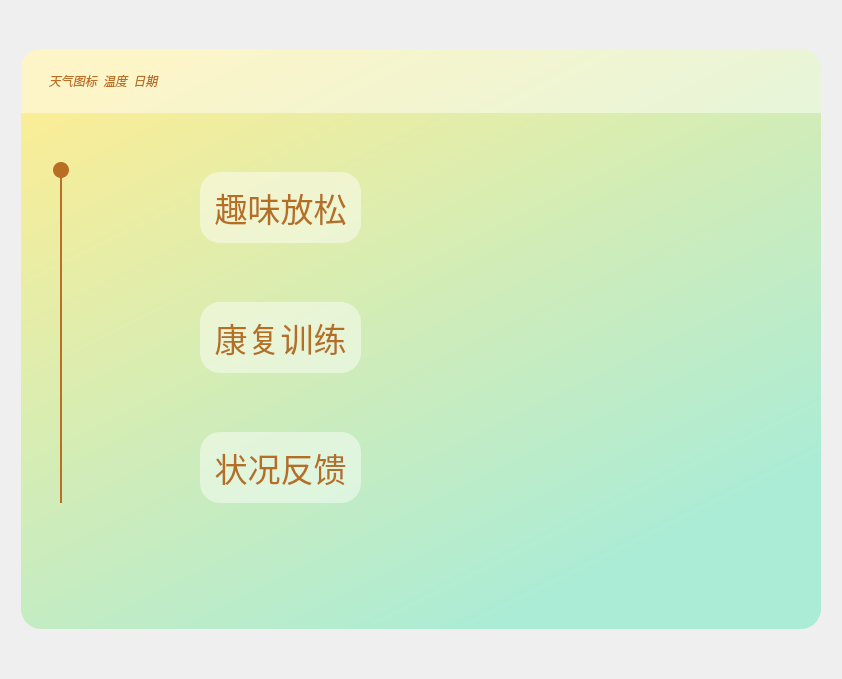
<?xml version="1.0" encoding="UTF-8"?>
<ui version="4.0">
 <class>MainWindow</class>
 <widget class="QMainWindow" name="MainWindow">
  <property name="geometry">
   <rect>
    <x>0</x>
    <y>0</y>
    <width>842</width>
    <height>679</height>
   </rect>
  </property>
  <property name="windowTitle">
   <string>MainWindow</string>
  </property>
  <widget class="QWidget" name="centralwidget">
   <property name="minimumSize">
    <size>
     <width>0</width>
     <height>0</height>
    </size>
   </property>
   <layout class="QHBoxLayout" name="horizontalLayout">
    <item>
     <widget class="QFrame" name="frame">
      <property name="minimumSize">
       <size>
        <width>800</width>
        <height>580</height>
       </size>
      </property>
      <property name="maximumSize">
       <size>
        <width>800</width>
        <height>580</height>
       </size>
      </property>
      <property name="styleSheet">
       <string notr="true">#frame{
	border:none;
	border-radius:20px;
	background-color: qlineargradient(spread:pad, x1:0.158, y1:0, x2:0.842, y2:0.994, stop:0 rgba(251, 237, 150, 255), stop:0.881773 rgba(171, 236, 214, 255));
}</string>
      </property>
      <property name="frameShape">
       <enum>QFrame::StyledPanel</enum>
      </property>
      <property name="frameShadow">
       <enum>QFrame::Raised</enum>
      </property>
      <layout class="QVBoxLayout" name="verticalLayout">
       <property name="spacing">
        <number>0</number>
       </property>
       <property name="leftMargin">
        <number>0</number>
       </property>
       <property name="topMargin">
        <number>0</number>
       </property>
       <property name="rightMargin">
        <number>0</number>
       </property>
       <property name="bottomMargin">
        <number>0</number>
       </property>
       <item>
        <widget class="QFrame" name="frame_2">
         <property name="sizePolicy">
          <sizepolicy hsizetype="Preferred" vsizetype="Expanding">
           <horstretch>0</horstretch>
           <verstretch>1</verstretch>
          </sizepolicy>
         </property>
         <property name="styleSheet">
          <string notr="true">#frame_2{
	border:none;
	border-top-right-radius:20px;
	border-top-left-radius:20px;
	background-color:rgba(255, 255, 255, 120)
}</string>
         </property>
         <property name="frameShape">
          <enum>QFrame::StyledPanel</enum>
         </property>
         <property name="frameShadow">
          <enum>QFrame::Raised</enum>
         </property>
         <layout class="QHBoxLayout" name="horizontalLayout_4">
          <property name="leftMargin">
           <number>0</number>
          </property>
          <property name="topMargin">
           <number>12</number>
          </property>
          <property name="rightMargin">
           <number>12</number>
          </property>
          <property name="bottomMargin">
           <number>12</number>
          </property>
          <item>
           <widget class="QFrame" name="frame_8">
            <property name="sizePolicy">
             <sizepolicy hsizetype="Expanding" vsizetype="Preferred">
              <horstretch>5</horstretch>
              <verstretch>0</verstretch>
             </sizepolicy>
            </property>
            <property name="minimumSize">
             <size>
              <width>200</width>
              <height>40</height>
             </size>
            </property>
            <property name="maximumSize">
             <size>
              <width>200</width>
              <height>40</height>
             </size>
            </property>
            <property name="styleSheet">
             <string notr="true">#frame_8{
	border:none;
}</string>
            </property>
            <property name="frameShape">
             <enum>QFrame::StyledPanel</enum>
            </property>
            <property name="frameShadow">
             <enum>QFrame::Raised</enum>
            </property>
            <layout class="QVBoxLayout" name="verticalLayout_2">
             <property name="leftMargin">
              <number>0</number>
             </property>
             <property name="topMargin">
              <number>0</number>
             </property>
             <property name="rightMargin">
              <number>0</number>
             </property>
             <property name="bottomMargin">
              <number>0</number>
             </property>
             <item>
              <widget class="QLabel" name="label_line_horizontal">
               <property name="font">
                <font>
                 <family>Smiley Sans</family>
                 <italic>true</italic>
                </font>
               </property>
               <property name="styleSheet">
                <string notr="true">color: rgb(186, 111, 36);
border:none;
</string>
               </property>
               <property name="text">
                <string>         天气图标  温度  日期</string>
               </property>
              </widget>
             </item>
            </layout>
           </widget>
          </item>
          <item>
           <widget class="QFrame" name="frame_9">
            <property name="sizePolicy">
             <sizepolicy hsizetype="Expanding" vsizetype="Preferred">
              <horstretch>8</horstretch>
              <verstretch>0</verstretch>
             </sizepolicy>
            </property>
            <property name="styleSheet">
             <string notr="true">#frame_9{
	border:none;
}</string>
            </property>
            <property name="frameShape">
             <enum>QFrame::StyledPanel</enum>
            </property>
            <property name="frameShadow">
             <enum>QFrame::Raised</enum>
            </property>
           </widget>
          </item>
          <item alignment="Qt::AlignRight">
           <widget class="QFrame" name="frame_7">
            <property name="sizePolicy">
             <sizepolicy hsizetype="Expanding" vsizetype="Preferred">
              <horstretch>2</horstretch>
              <verstretch>2</verstretch>
             </sizepolicy>
            </property>
            <property name="minimumSize">
             <size>
              <width>80</width>
              <height>40</height>
             </size>
            </property>
            <property name="maximumSize">
             <size>
              <width>80</width>
              <height>40</height>
             </size>
            </property>
            <property name="styleSheet">
             <string notr="true">#frame_7{
	border:none;
}</string>
            </property>
            <property name="frameShape">
             <enum>QFrame::StyledPanel</enum>
            </property>
            <property name="frameShadow">
             <enum>QFrame::Raised</enum>
            </property>
            <layout class="QHBoxLayout" name="horizontalLayout_3">
             <item>
              <widget class="QPushButton" name="pushButton_mini">
               <property name="minimumSize">
                <size>
                 <width>25</width>
                 <height>25</height>
                </size>
               </property>
               <property name="maximumSize">
                <size>
                 <width>25</width>
                 <height>25</height>
                </size>
               </property>
               <property name="styleSheet">
                <string notr="true">QPushButton{
	border:none;
}
QPushButton:hover{
	padding-bottom:5px;
}</string>
               </property>
               <property name="text">
                <string/>
               </property>
               <property name="icon">
                <iconset>
                 <normaloff>icons/diminish.png</normaloff>icons/diminish.png</iconset>
               </property>
              </widget>
             </item>
             <item>
              <widget class="QPushButton" name="pushButton_close">
               <property name="minimumSize">
                <size>
                 <width>25</width>
                 <height>25</height>
                </size>
               </property>
               <property name="maximumSize">
                <size>
                 <width>25</width>
                 <height>25</height>
                </size>
               </property>
               <property name="styleSheet">
                <string notr="true">QPushButton{
	border:none;
}
QPushButton:hover{
	padding-bottom:5px;
}</string>
               </property>
               <property name="text">
                <string/>
               </property>
               <property name="icon">
                <iconset>
                 <normaloff>icons/close.png</normaloff>icons/close.png</iconset>
               </property>
              </widget>
             </item>
            </layout>
           </widget>
          </item>
         </layout>
        </widget>
       </item>
       <item>
        <widget class="QFrame" name="frame_3">
         <property name="sizePolicy">
          <sizepolicy hsizetype="Preferred" vsizetype="Expanding">
           <horstretch>0</horstretch>
           <verstretch>9</verstretch>
          </sizepolicy>
         </property>
         <property name="styleSheet">
          <string notr="true">#frame_3{
	border:none;
}</string>
         </property>
         <property name="frameShape">
          <enum>QFrame::StyledPanel</enum>
         </property>
         <property name="frameShadow">
          <enum>QFrame::Raised</enum>
         </property>
         <layout class="QHBoxLayout" name="horizontalLayout_2">
          <item>
           <widget class="QFrame" name="frame_4">
            <property name="sizePolicy">
             <sizepolicy hsizetype="Expanding" vsizetype="Preferred">
              <horstretch>6</horstretch>
              <verstretch>0</verstretch>
             </sizepolicy>
            </property>
            <property name="styleSheet">
             <string notr="true">#frame_4{
	border:none;
}</string>
            </property>
            <property name="frameShape">
             <enum>QFrame::StyledPanel</enum>
            </property>
            <property name="frameShadow">
             <enum>QFrame::Raised</enum>
            </property>
            <widget class="QPushButton" name="pushButton_question">
             <property name="geometry">
              <rect>
               <x>170</x>
               <y>310</y>
               <width>161</width>
               <height>71</height>
              </rect>
             </property>
             <property name="font">
              <font>
               <family>Smiley Sans</family>
               <pointsize>25</pointsize>
              </font>
             </property>
             <property name="styleSheet">
              <string notr="true">QPushButton{
	background-color: rgba(255, 255, 255, 115);
	color:rgb(181,111,36);
	border:none;
	border-radius:20px;
}
QPushButton:pressed{
	padding-left:5px;
	padding-top:5px;
}
QPushButton:hover{
	background-color:rgba(255, 255, 255, 160);
}</string>
             </property>
             <property name="text">
              <string>状况反馈</string>
             </property>
            </widget>
            <widget class="QPushButton" name="pushButton_exer">
             <property name="geometry">
              <rect>
               <x>170</x>
               <y>180</y>
               <width>161</width>
               <height>71</height>
              </rect>
             </property>
             <property name="font">
              <font>
               <family>Smiley Sans</family>
               <pointsize>25</pointsize>
              </font>
             </property>
             <property name="styleSheet">
              <string notr="true">QPushButton{
	background-color: rgba(255, 255, 255, 115);
	color:rgb(181,111,36);
	border:none;
	border-radius:20px;
}
QPushButton:pressed{
	padding-left:5px;
	padding-top:5px;
}
QPushButton:hover{
	background-color:rgba(255, 255, 255, 160);
}</string>
             </property>
             <property name="text">
              <string>康复训练</string>
             </property>
            </widget>
            <widget class="QLabel" name="label_line_vertical">
             <property name="geometry">
              <rect>
               <x>30</x>
               <y>50</y>
               <width>31</width>
               <height>331</height>
              </rect>
             </property>
             <property name="styleSheet">
              <string notr="true">border:none;
border-left:2px solid rgba(186, 111, 36,255);</string>
             </property>
             <property name="text">
              <string/>
             </property>
            </widget>
            <widget class="QLabel" name="label_emoji_question">
             <property name="geometry">
              <rect>
               <x>80</x>
               <y>310</y>
               <width>70</width>
               <height>70</height>
              </rect>
             </property>
             <property name="styleSheet">
              <string notr="true">image: url(:/icons/icons/material-symbols-light_feedback-outline-rounded.png);</string>
             </property>
             <property name="text">
              <string/>
             </property>
            </widget>
            <widget class="QPushButton" name="pushButton_fun">
             <property name="geometry">
              <rect>
               <x>170</x>
               <y>50</y>
               <width>161</width>
               <height>71</height>
              </rect>
             </property>
             <property name="font">
              <font>
               <family>Smiley Sans</family>
               <pointsize>25</pointsize>
              </font>
             </property>
             <property name="styleSheet">
              <string notr="true">QPushButton{
	background-color: rgba(255, 255, 255, 115);
	color:rgb(181,111,36);
	border:none;
	border-radius:20px;
}
QPushButton:pressed{
	padding-left:5px;
	padding-top:5px;
}
QPushButton:hover{
	background-color:rgba(255, 255, 255, 160);
}</string>
             </property>
             <property name="text">
              <string>趣味放松</string>
             </property>
            </widget>
            <widget class="QLabel" name="label_round_vline">
             <property name="geometry">
              <rect>
               <x>23</x>
               <y>40</y>
               <width>16</width>
               <height>16</height>
              </rect>
             </property>
             <property name="styleSheet">
              <string notr="true">border:none;
border-radius:8px;
background-color: rgb(184, 111, 36);</string>
             </property>
             <property name="text">
              <string/>
             </property>
            </widget>
            <widget class="QLabel" name="label_emoji_fun">
             <property name="geometry">
              <rect>
               <x>80</x>
               <y>50</y>
               <width>70</width>
               <height>70</height>
              </rect>
             </property>
             <property name="styleSheet">
              <string notr="true">image: url(:/icons/icons/solar_emoji-funny-circle-broken.png);</string>
             </property>
             <property name="text">
              <string/>
             </property>
            </widget>
            <widget class="QLabel" name="label_emoji_exercise">
             <property name="geometry">
              <rect>
               <x>80</x>
               <y>180</y>
               <width>70</width>
               <height>70</height>
              </rect>
             </property>
             <property name="styleSheet">
              <string notr="true">image: url(:/icons/icons/material-symbols-light_exercise-outline.png);</string>
             </property>
             <property name="text">
              <string/>
             </property>
            </widget>
           </widget>
          </item>
          <item>
           <widget class="QFrame" name="frame_6">
            <property name="sizePolicy">
             <sizepolicy hsizetype="Expanding" vsizetype="Preferred">
              <horstretch>5</horstretch>
              <verstretch>0</verstretch>
             </sizepolicy>
            </property>
            <property name="styleSheet">
             <string notr="true">#frame_6{
	border:none;
}</string>
            </property>
            <property name="frameShape">
             <enum>QFrame::StyledPanel</enum>
            </property>
            <property name="frameShadow">
             <enum>QFrame::Raised</enum>
            </property>
           </widget>
          </item>
         </layout>
        </widget>
       </item>
       <item>
        <widget class="QFrame" name="frame_5">
         <property name="sizePolicy">
          <sizepolicy hsizetype="Preferred" vsizetype="Expanding">
           <horstretch>0</horstretch>
           <verstretch>1</verstretch>
          </sizepolicy>
         </property>
         <property name="styleSheet">
          <string notr="true">#frame_5{
	border:none;
}</string>
         </property>
         <property name="frameShape">
          <enum>QFrame::StyledPanel</enum>
         </property>
         <property name="frameShadow">
          <enum>QFrame::Raised</enum>
         </property>
        </widget>
       </item>
      </layout>
     </widget>
    </item>
   </layout>
  </widget>
 </widget>
 <resources>
  <include location="res.qrc"/>
 </resources>
 <connections>
  <connection>
   <sender>pushButton_close</sender>
   <signal>clicked()</signal>
   <receiver>MainWindow</receiver>
   <slot>close()</slot>
   <hints>
    <hint type="sourcelabel">
     <x>712</x>
     <y>60</y>
    </hint>
    <hint type="destinationlabel">
     <x>749</x>
     <y>56</y>
    </hint>
   </hints>
  </connection>
  <connection>
   <sender>pushButton_mini</sender>
   <signal>clicked()</signal>
   <receiver>MainWindow</receiver>
   <slot>showMinimized()</slot>
   <hints>
    <hint type="sourcelabel">
     <x>673</x>
     <y>60</y>
    </hint>
    <hint type="destinationlabel">
     <x>674</x>
     <y>43</y>
    </hint>
   </hints>
  </connection>
 </connections>
</ui>
